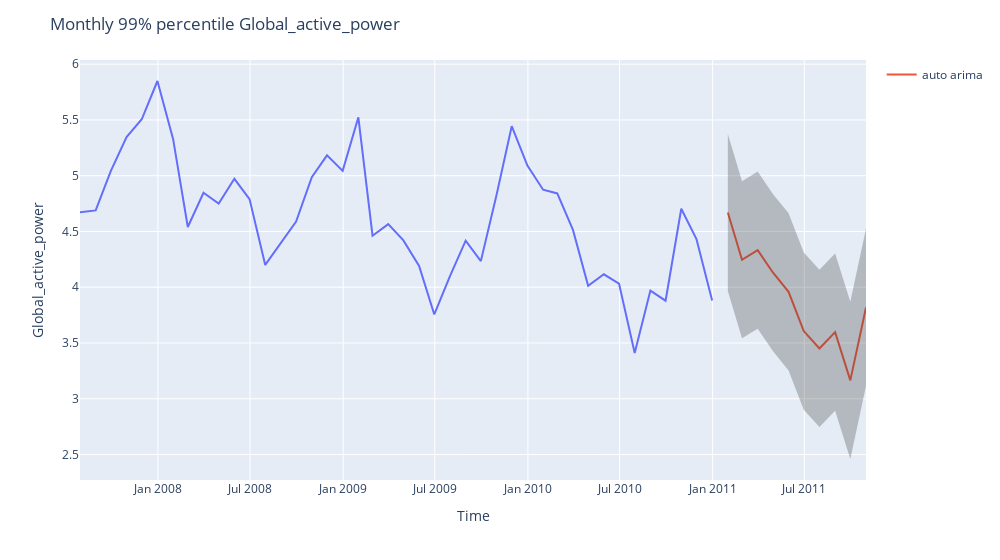

Notebook source saved alongside this figure:
### Code cell
start = df_monthly.index.max() + pd.DateOffset(months=1)
new_index = pd.date_range(start, periods=10, freq='M')
figure = px.line(x=df_monthly.index, y=df_monthly[var])
figure.add_scatter(x=new_index, y=future_auto, mode="lines", name="auto arima")


figure.add_scatter(x=new_index, y=conf_int_future[:,1], line=dict(width=0), mode="lines", showlegend=False)
figure.add_scatter(x=new_index, y=conf_int_future[:,0], line=dict(width=0), mode="lines", fillcolor='rgba(68, 68, 68, 0.3)', fill='tonexty', showlegend=False)

figure.update_layout(
    title=f"Monthly 99% percentile {var}",
    width=1000,
    xaxis_title="Time",
    yaxis_title=f"{var}",
)
figure.show()

### Figure 1 — Plotly figure (JSON) as saved in the notebook; plotly's stock layout.template omitted (floating-point values rounded to 4 significant figures)
{"data": [{"hovertemplate": "x=%{x}<br>y=%{y}<extra></extra>", "legendgroup": "", "line": {"color": "#636efa", "dash": "solid"}, "marker": {"symbol": "circle"}, "mode": "lines", "name": "", "orientation": "v", "showlegend": false, "x": ["2007-07-31T00:00:00", "2007-08-31T00:00:00", "2007-09-30T00:00:00", "2007-10-31T00:00:00", "2007-11-30T00:00:00", "2007-12-31T00:00:00", "2008-01-31T00:00:00", "2008-02-29T00:00:00", "2008-03-31T00:00:00", "2008-04-30T00:00:00", "2008-05-31T00:00:00", "2008-06-30T00:00:00", "2008-07-31T00:00:00", "2008-08-31T00:00:00", "2008-09-30T00:00:00", "2008-10-31T00:00:00", "2008-11-30T00:00:00", "2008-12-31T00:00:00", "2009-01-31T00:00:00", "2009-02-28T00:00:00", "2009-03-31T00:00:00", "2009-04-30T00:00:00", "2009-05-31T00:00:00", "2009-06-30T00:00:00", "2009-07-31T00:00:00", "2009-08-31T00:00:00", "2009-09-30T00:00:00", "2009-10-31T00:00:00", "2009-11-30T00:00:00", "2009-12-31T00:00:00", "2010-01-31T00:00:00", "2010-02-28T00:00:00", "2010-03-31T00:00:00", "2010-04-30T00:00:00", "2010-05-31T00:00:00", "2010-06-30T00:00:00", "2010-07-31T00:00:00", "2010-08-31T00:00:00", "2010-09-30T00:00:00", "2010-10-31T00:00:00", "2010-11-30T00:00:00", "2010-12-31T00:00:00"], "xaxis": "x", "y": [4.671, 4.689, 5.044, 5.346, 5.506, 5.849, 5.328, 4.54, 4.847, 4.75, 4.972, 4.79, 4.2, 4.4, 4.588, 4.987, 5.182, 5.043, 5.524, 4.462, 4.566, 4.42, 4.191, 3.756, 4.1, 4.418, 4.234, 4.827, 5.444, 5.09, 4.874, 4.841, 4.514, 4.013, 4.116, 4.033, 3.41, 3.97, 3.879, 4.704, 4.432, 3.882], "yaxis": "y", "type": "scatter"}, {"mode": "lines", "name": "auto arima", "x": ["2011-01-31T00:00:00", "2011-02-28T00:00:00", "2011-03-31T00:00:00", "2011-04-30T00:00:00", "2011-05-31T00:00:00", "2011-06-30T00:00:00", "2011-07-31T00:00:00", "2011-08-31T00:00:00", "2011-09-30T00:00:00", "2011-10-31T00:00:00"], "y": [4.67, 4.246, 4.333, 4.132, 3.959, 3.607, 3.451, 3.597, 3.164, 3.819], "type": "scatter"}, {"line": {"width": 0}, "mode": "lines", "showlegend": false, "x": ["2011-01-31T00:00:00", "2011-02-28T00:00:00", "2011-03-31T00:00:00", "2011-04-30T00:00:00", "2011-05-31T00:00:00", "2011-06-30T00:00:00", "2011-07-31T00:00:00", "2011-08-31T00:00:00", "2011-09-30T00:00:00", "2011-10-31T00:00:00"], "y": [5.374, 4.951, 5.037, 4.837, 4.664, 4.312, 4.156, 4.302, 3.869, 4.524], "type": "scatter"}, {"fill": "tonexty", "fillcolor": "rgba(68, 68, 68, 0.3)", "line": {"width": 0}, "mode": "lines", "showlegend": false, "x": ["2011-01-31T00:00:00", "2011-02-28T00:00:00", "2011-03-31T00:00:00", "2011-04-30T00:00:00", "2011-05-31T00:00:00", "2011-06-30T00:00:00", "2011-07-31T00:00:00", "2011-08-31T00:00:00", "2011-09-30T00:00:00", "2011-10-31T00:00:00"], "y": [3.965, 3.541, 3.628, 3.428, 3.254, 2.902, 2.746, 2.893, 2.46, 3.114], "type": "scatter"}], "layout": {"xaxis": {"anchor": "y", "domain": [0.0, 1.0], "title": {"text": "Time"}}, "yaxis": {"anchor": "x", "domain": [0.0, 1.0], "title": {"text": "Global_active_power"}}, "legend": {"tracegroupgap": 0}, "margin": {"t": 60}, "title": {"text": "Monthly 99% percentile Global_active_power"}, "width": 1000}}
